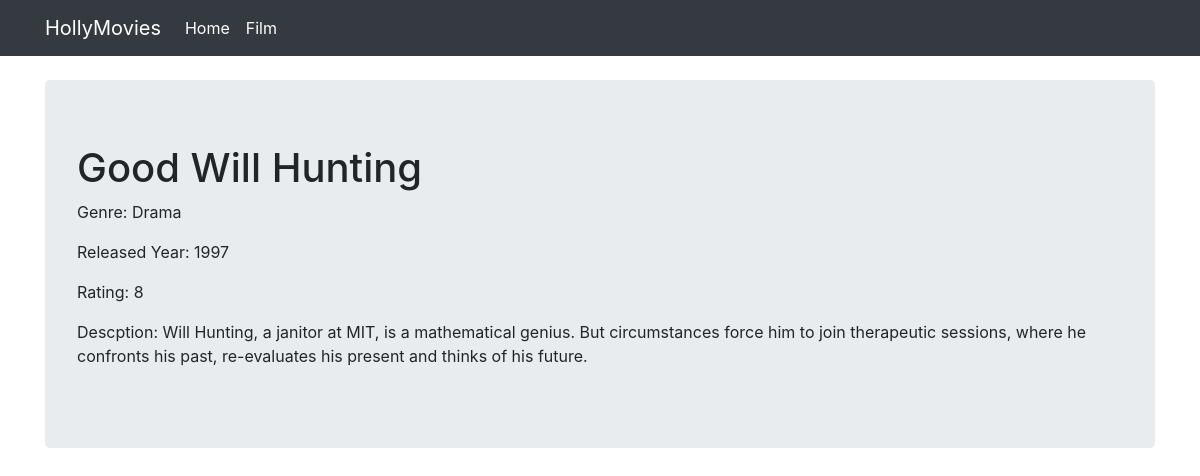
The page /film/good-will-hunting/ on the database its author committed.
### viewer/models.py (models this page shows, shortened)
class Movie(Model):
    title = CharField(max_length=128)
    genre = ForeignKey(Genre, on_delete=DO_NOTHING)
    rating = IntegerField()
    released = DateField()
    description = TextField()
    created = DateTimeField(auto_now_add=True)
    slug = SlugField(unique=True, editable=False)

class Genre(Model):
    name = CharField(max_length=128)
    slug = SlugField(unique=True, editable=False, default='')
    def __str__(self):
        return self.name

### viewer/views.py (the view)
# urls.py: path('film/<slug:my_slug>/', film, name='film'),
def film(request, my_slug):
    movie = Movie.objects.get(slug=my_slug)
    return render(
        request,
        template_name='film.html',
        context={'film': movie}
    )

### viewer/templates/film.html
{% extends 'base.html' %}
{% block content %}
<h1>{{ film.title }} </h1>
<p> Genre: {{film.genre}}</p>
<p> Released Year: {{film.released.year}}</p>
<p> Rating: {{film.rating}}</p>
<p> Descption: {{film.description}}</p>
{% endblock %}

### rows shown on the page
Movie: title "Good Will Hunting", genre "Drama", released.year "1997", rating "8", description "Will Hunting, a janitor at MIT, is a mathematical genius. But circumstances force him to join therapeutic sessions, where he confronts his past, re-evaluates his present and thinks of his future."
